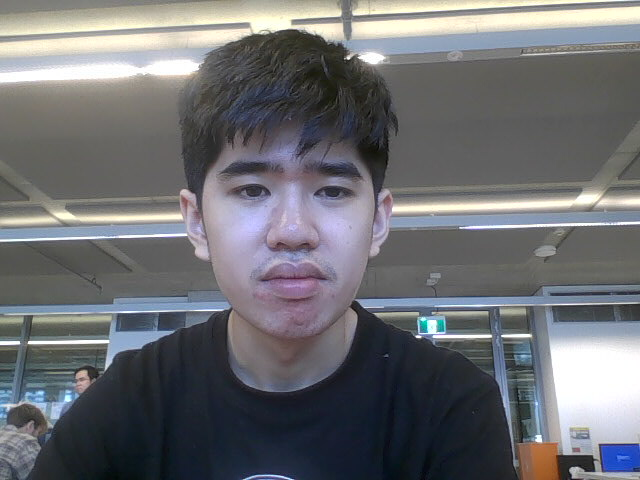
#> input picture img_prc/img_prc/test.jpg, 640 x 480 px
$ python -i path_planner.py   (imports and definitions only)
#> lines starting #> are read from the running program, lines starting #| are printed output that depends on the picture; after the words box and inside, x2 and y2 are one past the last pixel; in counts of white or black regions, pixels touching at a corner belong together
#!/usr/bin/env python3
"""
Path Planner module for the Selfie-Drawing Robot
Author: Amrith David
"""
import cv2 # for image processing
import numpy as np # for numerical operations

class PathPlanner: # handles path planning functionality
    """Tool path planning class"""

    def __init__(self): # method initialises class with empty paths list
        """Initialize the path planner"""
        self.paths = []
        self.original_image = None

    def extract_paths_from_image(self, image): # processes edge images to extract vector paths
        """Extract vector paths from an edge image"""
        # Store the original image for reference
        self.original_image = image.copy()

        # Make sure we're working with a proper binary image
        _, binary_image = cv2.threshold(image, 127, 255, cv2.THRESH_BINARY)

        # Debug: Print image properties
        print(f"Image shape: {binary_image.shape}")
        print(f"Image type: {binary_image.dtype}")
        print(f"Image min/max values: {np.min(binary_image)}/{np.max(binary_image)}")

        # using opencv's findContours to detect continuous edges in the image
        contours, _ = cv2.findContours(binary_image, cv2.RETR_LIST, cv2.CHAIN_APPROX_SIMPLE)

        print(f"Number of raw contours found: {len(contours)}")

        # Convert contours to simple paths
        self.paths = [] # resets path list

        for contour in contours: # loops through all contours found
            # Skip very small contours (less than 10 points)
            if len(contour) < 10:
                continue

            # Simplify the contour using Douglas-Peucker algorithm
            # This reduces the number of points while preserving the shape
            epsilon = 0.002 * cv2.arcLength(contour, True)
            approx = cv2.approxPolyDP(contour, epsilon, True)

            # Only keep contours with enough points after simplification
            if len(approx) < 3:
                continue

            points = []
            for point in approx: # each contour is stored as a 3D array (nested list)
                x = point[0][0] # extracts x coordinate
                y = point[0][1] # extracts y coordinate
                points.append((x,y)) # adding the (x,y) tuple to the points list

            self.paths.append(points) # add all the points of the contour that's stored in points list as an element

        print(f"Number of filtered paths: {len(self.paths)}")

        return self.paths # returns a list of paths, each path is a list of points, each point is a tuple

    # [166 lines left out: functions transform_coordinates_with_corners, optimise_paths, identify_facial_features, prioritise_features, visualize_paths, not called in this run]

>>> import cv2
>>> picture = cv2.imread('../../img_prc/img_prc/test.jpg', cv2.IMREAD_GRAYSCALE)
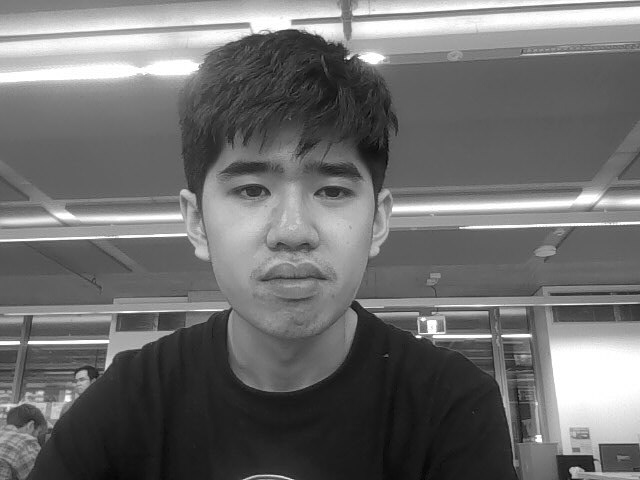
#> picture: shape (480, 640); min 1, max 255, mean 110.4
>>> result = PathPlanner().extract_paths_from_image(picture)
#> in extract_paths_from_image, `_, binary_image = cv2.threshold(image, 127, 255, cv2.THRESH_BINARY)`:
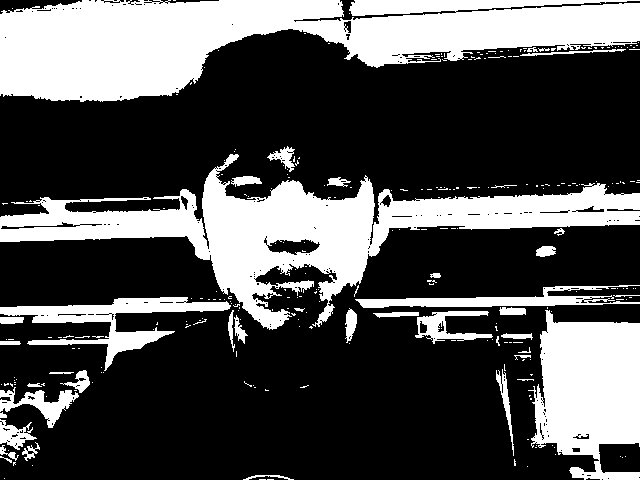
#> binary_image: shape (480, 640); 31.6% white; 277 white regions (236 under 20 px)
#| Image shape: (480, 640)
#| Image type: uint8
#| Image min/max values: 0/255
#> in extract_paths_from_image, `contours, _ = cv2.findContours(binary_image, cv2.RETR_LIST, cv2.CHAIN_..`: contours = 531 contours, 473 with area under 20; largest, box (x1, y1, x2, y2) and area: (0, 0, 640, 102) 37546, (0, 154, 640, 330) 30342, (528, 310, 640, 480) 13076, (0, 297, 231, 371) 4174, (355, 285, 640, 308) 2088
#| Number of raw contours found: 531
#> the loop in extract_paths_from_image, `for contour in contours:` made 531 passes
#> contour on passes 1 to 3: [[267, 479], [273, 479]], [[259, 479], [265, 479]], [[607, 478], [608, 477], [609, 478], [608, 479]]
#> after the loop in extract_paths_from_image, `for contour in contours:`: self.paths = 69 items
#| Number of filtered paths: 69
#> result = 69 items
